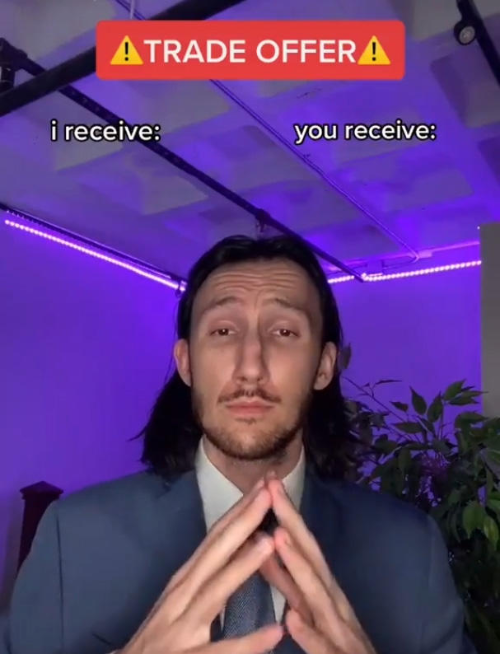
#> input picture ImageRotation/base.jpg, 500 x 654 px
$ python main.py
#> lines starting #> are read from the running program, lines starting #| are printed output that depends on the picture
from math import pi
from PIL import Image
from PIL import ImageDraw
from os import system

# Первая часть: создание картинок. Для этого нужно задать из количество A, исходник базового изображения
# (на котором будем помещать составные изображения типа матрицы и перевернутой картинки), исходник на
# изображение, которое нужно вертеть


def rotate_and_resize(to_edit, angle_deg, prop_coefficient=0.2):
    """
    Поворот против часовой стрелки и растягивание картинки.
    :param to_edit: исходное изображение класса PIL.Image
    :param angle_deg: угол в градусах
    :param prop_coefficient: в сколько раз нужно растянуть картинку
    :return: to_edit
    """
    to_edit = to_edit.rotate(angle_deg)
    to_edit = to_edit.resize(
        (round(to_edit.size[0] * prop_coefficient),
         round(to_edit.size[1] * prop_coefficient))
    )
    return to_edit


def paste_on_copy(to_edit, img_sources, img_pos):
    """
    Размещение картинок с заданными позициями на исходной картинке
    :param to_edit: исходное изображение класса PIL.Image
    :param img_sources: список из изображений класса PIL.Image
    :param img_pos: ккординаты для каждого изображения для размещения на исходном
    :return: копия to_edit - to_edit_copy
    """
    to_edit_copy = to_edit.copy()
    for img, pos in zip(img_sources, img_pos):
        to_edit_copy.paste(img, pos)
    return to_edit_copy


# Количество картинок
A = 100

L = len(str(A))

# Цвета для заполнения фона, текста
white = (255, 255, 255)
black = (0, 0, 0)

# Шаблон для двумерной матрицы поворота
matrix2d = "[ cos(%.3f) -sin(%.3f) ]\n[ sin(%.3f)  cos(%.3f) ]"

matrix2d_picture_size = (160, 80)
matrix2d_pos = (1, matrix2d_picture_size[1]/4)

# Координаты, на которых размещаются матрица и перевернутое изображение
final_matrix2d_pos = (40, 160)
final_rotated_pos = (340, 150)

# Базовое изображение (основа)
base_img = Image.open("./base.jpg")
#> base_img is the input picture: PIL image 500x654 RGBA; mean R, G, B, A 96.4, 60.9, 124.3, 255
# Изображение, что нужно повернуть
to_rotate = Image.open("./to_rotate.jpg")
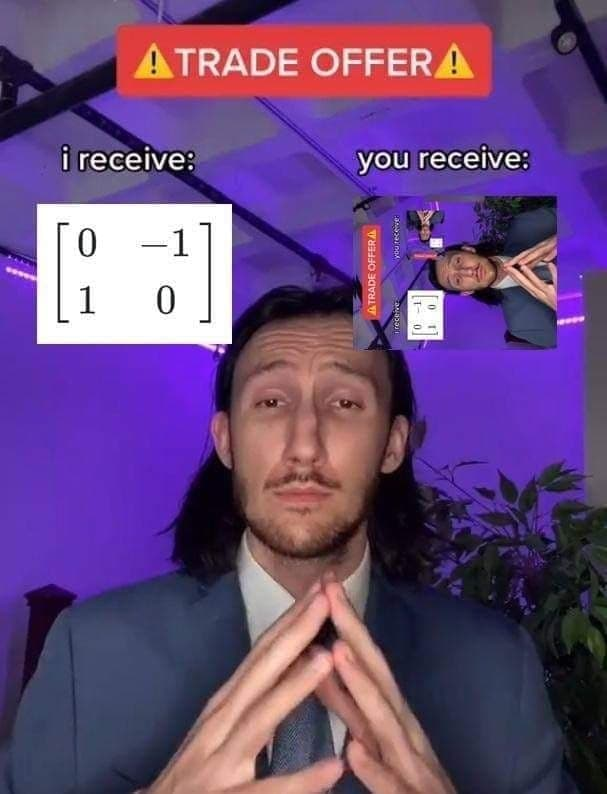
#> input picture ImageRotation/to_rotate.jpg, 607 x 794 px
#> to_rotate is the input picture: PIL image 607x794 RGB; mean R, G, B 104.8, 73.2, 123.6

# Название для полученного файла (что выйдет в дальнейшем) и путь к нему
final_format = "./pictures/final%s.jpg"

angles_rad = [2*pi*j/A for j in range(A)]
string_idx = [str(j).zfill(L) for j in range(A)]

for j in range(A):
    cur_angle_deg = angles_rad[j] * 180/pi

    # Рисуем матрицу
    matrix_img = Image.new('RGB', matrix2d_picture_size, white)
    matrix_drw = ImageDraw.Draw(matrix_img)
    matrix_drw.text(matrix2d_pos, matrix2d % (
        angles_rad[j], angles_rad[j], angles_rad[j], angles_rad[j]
    ), fill=black)

    # Поворачиваем необходимую картинку
    rotated_img = rotate_and_resize(to_rotate, cur_angle_deg)

    # Размещаем на основе
    copied_base_img = paste_on_copy(base_img,
                                    [matrix_img, rotated_img],
                                    [final_matrix2d_pos, final_rotated_pos])

    # Поворот
    copied_base_img = rotate_and_resize(copied_base_img, cur_angle_deg)

    # Итоговое размещение матрицы и перевернутого изображения на основе
    final_base_ing = paste_on_copy(base_img,
                                   [matrix_img, copied_base_img],
                                   [final_matrix2d_pos, final_rotated_pos])

    # Сохранение полученной картинки
    final_base_ing = final_base_ing.convert('RGB')
    final_base_ing.save(final_format % string_idx[j])
#> this loop made 100 passes
#> pass 1, in rotate_and_resize, `to_edit = to_edit.resize( (round(to_edit.size[0] * prop_coefficient), ..`:
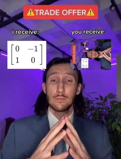
#> to_edit: PIL image 121x159 RGB; mean R, G, B 104.8, 73.1, 123.6
#> pass 1, `copied_base_img = paste_on_copy(base_img, [matrix_img, rotated_img], [..`:
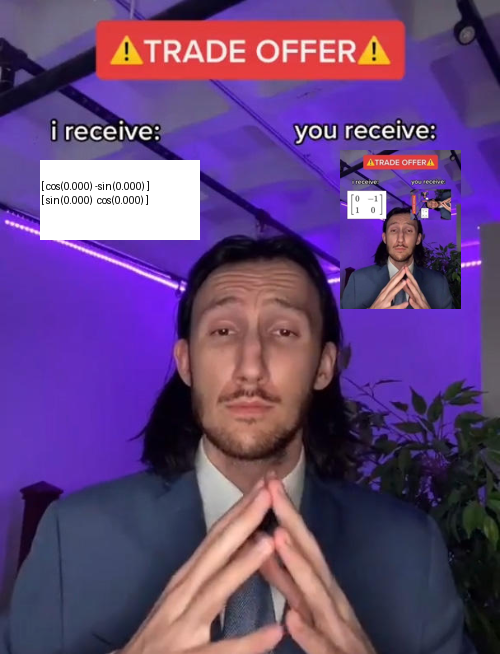
#> copied_base_img: PIL image 500x654 RGBA; mean R, G, B, A 102.2, 69.6, 122.6, 255
#> pass 1, in rotate_and_resize (call 2), `to_edit = to_edit.resize( (round(to_edit.size[0] * prop_coefficient), ..`:
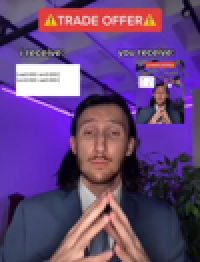
#> to_edit: PIL image 100x131 RGBA (shown 2 times larger); mean R, G, B, A 102.2, 69.6, 122.5, 255
#> after the loop:
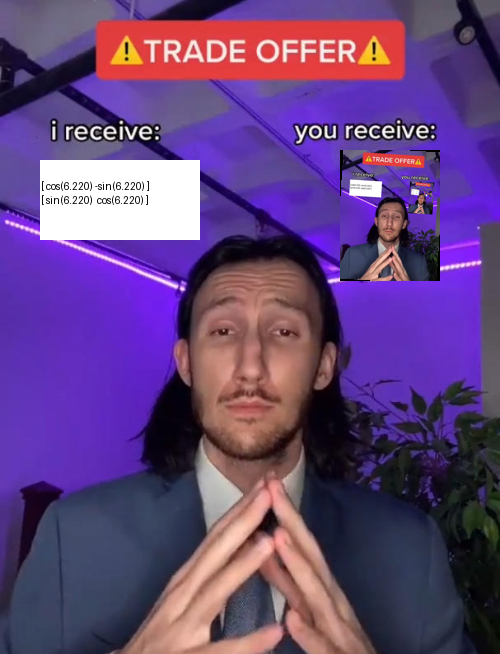
#> final_base_ing: PIL image 500x654 RGB; mean R, G, B 102.2, 69, 124.1
#> after the loop:
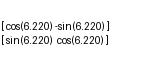
#> matrix_img: PIL image 160x80 RGB; min 7, max 255, mean 245.5

# Вторая часть: сбор картинок, преобразование в .mp4 файл. Как пример реализации прилагается ниже
path = final_format % ("%0"+str(L)+"d")
cmd = "ffmpeg -framerate 50 -i " + path + " -c:v libx264 -profile:v high -crf 20 -pix_fmt yuv420p ./final.mp4"
system(cmd)
